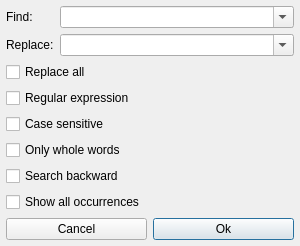
<?xml version="1.0" encoding="UTF-8"?>
<ui version="4.0">
 <class>ReplaceDlg</class>
 <widget class="QDialog" name="ReplaceDlg">
  <property name="geometry">
   <rect>
    <x>0</x>
    <y>0</y>
    <width>300</width>
    <height>215</height>
   </rect>
  </property>
  <property name="windowTitle">
   <string>Replace</string>
  </property>
  <property name="toolTip">
   <string/>
  </property>
  <property name="modal">
   <bool>false</bool>
  </property>
  <layout class="QGridLayout" name="gridLayout">
   <property name="leftMargin">
    <number>6</number>
   </property>
   <property name="topMargin">
    <number>6</number>
   </property>
   <property name="rightMargin">
    <number>6</number>
   </property>
   <property name="bottomMargin">
    <number>6</number>
   </property>
   <item row="8" column="0" colspan="2">
    <layout class="QHBoxLayout" name="horizontalLayout">
     <item>
      <widget class="QPushButton" name="pushButton_2">
       <property name="text">
        <string>Cancel</string>
       </property>
      </widget>
     </item>
     <item>
      <widget class="QPushButton" name="pushButton">
       <property name="text">
        <string>Ok</string>
       </property>
       <property name="default">
        <bool>true</bool>
       </property>
      </widget>
     </item>
    </layout>
   </item>
   <item row="1" column="0">
    <widget class="QLabel" name="m_pTextReplaceLabel">
     <property name="text">
      <string>Replace:</string>
     </property>
     <property name="wordWrap">
      <bool>false</bool>
     </property>
    </widget>
   </item>
   <item row="0" column="1">
    <widget class="QComboBox" name="m_pFindText">
     <property name="sizePolicy">
      <sizepolicy hsizetype="Expanding" vsizetype="Fixed">
       <horstretch>0</horstretch>
       <verstretch>0</verstretch>
      </sizepolicy>
     </property>
     <property name="editable">
      <bool>true</bool>
     </property>
    </widget>
   </item>
   <item row="1" column="1">
    <widget class="QComboBox" name="m_pReplaceText">
     <property name="sizePolicy">
      <sizepolicy hsizetype="Expanding" vsizetype="Fixed">
       <horstretch>0</horstretch>
       <verstretch>0</verstretch>
      </sizepolicy>
     </property>
     <property name="editable">
      <bool>true</bool>
     </property>
    </widget>
   </item>
   <item row="6" column="0" colspan="2">
    <widget class="QCheckBox" name="m_pSearchBackward">
     <property name="text">
      <string>Search backward</string>
     </property>
    </widget>
   </item>
   <item row="4" column="0" colspan="2">
    <widget class="QCheckBox" name="m_pCaseSensitive">
     <property name="text">
      <string>Case sensitive</string>
     </property>
    </widget>
   </item>
   <item row="3" column="0" colspan="2">
    <widget class="QCheckBox" name="m_pRegularExpr">
     <property name="text">
      <string>Regular expression</string>
     </property>
    </widget>
   </item>
   <item row="2" column="0" colspan="2">
    <widget class="QCheckBox" name="m_pReplaceAll">
     <property name="text">
      <string>Replace all</string>
     </property>
    </widget>
   </item>
   <item row="5" column="0" colspan="2">
    <widget class="QCheckBox" name="m_pOnlyWholeWord">
     <property name="text">
      <string>Only whole words</string>
     </property>
    </widget>
   </item>
   <item row="0" column="0">
    <widget class="QLabel" name="m_pTextLabel">
     <property name="text">
      <string>Find:</string>
     </property>
     <property name="wordWrap">
      <bool>false</bool>
     </property>
    </widget>
   </item>
   <item row="7" column="0" colspan="2">
    <widget class="QCheckBox" name="m_pShowAllOccurrences">
     <property name="text">
      <string>Show all occurrences</string>
     </property>
    </widget>
   </item>
  </layout>
 </widget>
 <tabstops>
  <tabstop>m_pFindText</tabstop>
  <tabstop>m_pReplaceText</tabstop>
  <tabstop>m_pReplaceAll</tabstop>
  <tabstop>m_pRegularExpr</tabstop>
  <tabstop>m_pCaseSensitive</tabstop>
  <tabstop>m_pOnlyWholeWord</tabstop>
  <tabstop>m_pSearchBackward</tabstop>
 </tabstops>
 <resources/>
 <connections>
  <connection>
   <sender>pushButton</sender>
   <signal>clicked()</signal>
   <receiver>ReplaceDlg</receiver>
   <slot>accept()</slot>
   <hints>
    <hint type="sourcelabel">
     <x>75</x>
     <y>197</y>
    </hint>
    <hint type="destinationlabel">
     <x>54</x>
     <y>6</y>
    </hint>
   </hints>
  </connection>
  <connection>
   <sender>pushButton_2</sender>
   <signal>clicked()</signal>
   <receiver>ReplaceDlg</receiver>
   <slot>reject()</slot>
   <hints>
    <hint type="sourcelabel">
     <x>149</x>
     <y>204</y>
    </hint>
    <hint type="destinationlabel">
     <x>177</x>
     <y>4</y>
    </hint>
   </hints>
  </connection>
 </connections>
</ui>
